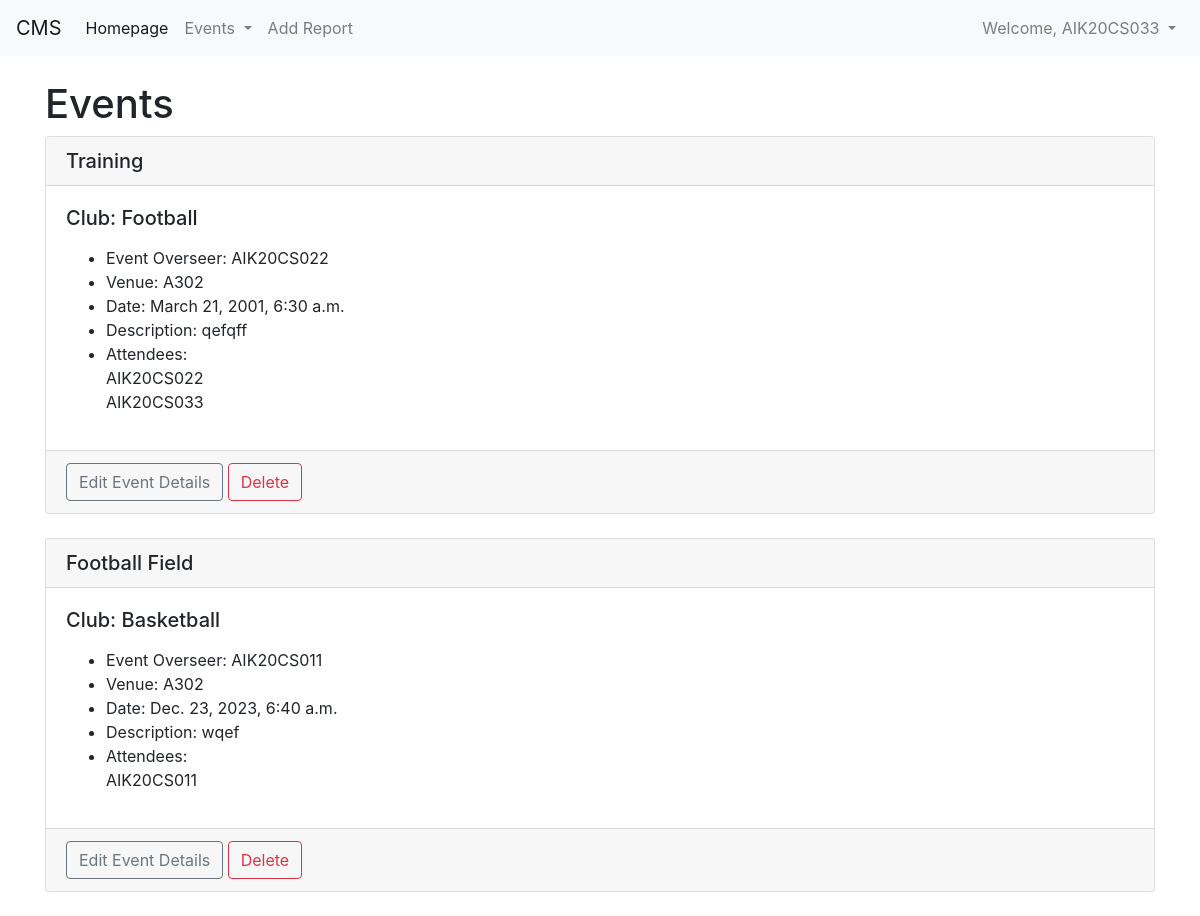
The app's page /events (signed in) with its own data.
### App2/models.py (models this page shows)
class BaseModel(models.Model):
    objects=models.Manager()
    class Meta:
        abstract = True

class Event(BaseModel):
    name = models.CharField('Event Name', max_length=120)
    overseer = models.ForeignKey(User, default='', blank=True, null=False, on_delete=models.CASCADE, related_name='Overseer')
    event_club = models.ForeignKey(Club, default='', blank=True, null=False, on_delete=models.CASCADE)
    event_date = models.DateTimeField('Event Date')
    venue = models.ForeignKey(Venue, blank=True, null=True, on_delete=models.CASCADE)
    description = models.TextField(blank=True)
    attendees = models.ManyToManyField(User, blank=True, related_name='Attendees')
    def __str__(self):
        return self.name

class Club(models.Model):
    name = models.CharField('Club Name', max_length=50)
    def __str__(self):
        return self.name

class Venue(models.Model):
    name = models.CharField('Venue Name', max_length=120)
    address = models.CharField('Address', max_length=320)
    phone = models.CharField('Contact Number', max_length=120)
    def __str__(self):
        return self.name

### App2/views.py (the view)
# urls.py: path("events", views.events, name="events" ),
def events(request):
	event1 = Event.objects.all().order_by('event_date')
	return render(request, 'App2/events.html', {'event1': event1})

### App2/templates/App2/events.html (shortened to what this page needs)
<!DOCTYPE html>
<html lang="en">
<head>
</head>
<body>
{% extends "App2/header.html" %}
{% block content %}
    {% if user.is_authenticated %}
        {% if user.is_superuser %}
            <h1>Events</h1>
                {% for event in event1 %}
                    <div class="card">
                        <h5 class="card-header">
                            {{ event }}
                        </h5>
                        <div class="card-body">
                            <h5 class="card-title">Club: {{ event.event_club }}</h5>
                            <p class="card-text">
                                <ul>
                                    <li>Event Overseer: {{ event.overseer }}</li>
                                    <li>Venue: {{ event.venue }}</li>
                                    <li>Date: {{ event.event_date }}</li>
                                    <li>Description: {{ event.description }}</li>
                                    <li>Attendees:<br/>
                                        {% for user in event.attendees.all %}
                                        {{ user }}<br/>
                                    </li>
                                    {% endfor %}
                                </ul>
                            </p>
                        </div>
                        <div class="card-footer text-muted">
                            <a href="/updateevents/{{ event.id }}" class="btn btn-outline-secondary">Edit Event Details</a>
                            <a href="/deleteevent/{{ event.id }}" class="btn btn-outline-danger">Delete</a>
                        </div>
                    </div>
                    <br/>
                    {% endfor %}
        {% else %}
            <h1>Events</h1>
                {% for event in event1 %}
                    <div class="card">
                        <h5 class="card-header">
                            {{ event }}
                        </h5>
                        <div class="card-body">
                            <h5 class="card-title">Club: {{ event.event_club }}</h5>
                            <p class="card-text">
                                <ul>
                                    <li>Event Overseer: {{ event.overseer }}</li>
                                    <li>Venue: {{ event.venue }}</li>
                                    <li>Date: {{ event.event_date }}</li>
                                    <li>Description: {{ event.description }}</li>
                                    <li>Attendees:<br/>
                                        {% for user in event.attendees.all %}
                                        {{ user }}<br/>
                                    </li>
                                    {% endfor %}
                                </ul>
                            </p>
                        </div>
                        <div class="card-footer text-muted">
                            <a href="/updateevents/{{ event.id }}" class="btn btn-outline-secondary">Edit Event Details</a>
                            <a href="/deleteevent/{{ event.id }}" class="btn btn-outline-danger">Delete</a>
                        </div>
                    </div>
                <br/>
        {% endfor %}
    {% endif %}
    {% else %}
        <h1>Sorry! You must be logged in to view club events.</h1>
        <br/>
        <p>Please <a href="/login">login</a> to access this page.</p>
        </form>
    {% endif %}
{% endblock %}

### App2/templates/App2/includes/navbar.html (shortened to what this page needs)
<!DOCTYPE html>
<html lang="en">
<head>
</head>
<body>
{% if user.is_authenticated %}
    {% if user.is_superuser %}
        <nav class="navbar navbar-expand-lg navbar-light bg-light">
          <a class="navbar-brand" href="/">CMS</a>
          <button class="navbar-toggler" type="button" data-toggle="collapse" data-target="#navbarSupportedContent1" aria-controls="navbarSupportedContent1" aria-expanded="false" aria-label="Toggle navigation">
            <span class="navbar-toggler-icon"></span>
          </button>
          <div class="collapse navbar-collapse" id="navbarSupportedContent1">
            <ul class="navbar-nav mr-auto">
              <li class="nav-item active">
                <a class="nav-link" href="/clubhomepage">Homepage<span class="sr-only">(current)</span></a>
              </li>
              <li class="nav-item dropdown">
                <a class="nav-link dropdown-toggle" href="#" id="navbarDropdown1" role="button" data-toggle="dropdown" aria-haspopup="true" aria-expanded="false">
                  Venues
                </a>
                <div class="dropdown-menu" aria-labelledby="navbarDropdown1">
                  <a class="dropdown-item" href="/venues">Venues</a>
                  <a class="dropdown-item" href="/addvenue">Add Venue</a>
                </div>
              </li>
              <li class="nav-item dropdown">
                <a class="nav-link dropdown-toggle" href="#" id="navbarDropdown2" role="button" data-toggle="dropdown" aria-haspopup="true" aria-expanded="false">
                  Events
                </a>
                <div class="dropdown-menu" aria-labelledby="navbarDropdown2">
                  <a class="dropdown-item" href="/events">Events</a>
                  <a class="dropdown-item" href="/addevent">Add Events</a>
                </div>
              </li>
              <li class="nav-item dropdown">
                <a class="nav-link dropdown-toggle" href="#" id="navbarDropdown3" role="button" data-toggle="dropdown" aria-haspopup="true" aria-expanded="false">
                  Reports
                </a>
                <div class="dropdown-menu" aria-labelledby="navbarDropdown3">
                  <a class="dropdown-item" href="/reports">Archive</a>
                  <a class="dropdown-item" href="/addreport">Add Reports</a>
                </div>
              </li>
            </ul>
            <ul class="navbar-nav">
                {% if user.is_authenticated %}
                <li class="nav-item dropdown">
                <a class="nav-link dropdown-toggle" href="#" id="navbarDropdown4" role="button" data-toggle="dropdown" aria-haspopup="true" aria-expanded="false">
                    Welcome, {{user.username}}
                </a>
                <div class="dropdown-menu" aria-labelledby="navbarDropdown4">
                  <a class="dropdown-item" href="/edituser">Edit Profile</a>
                  <a class="dropdown-item" href="/logout">Logout</a>
                </div>
              </li>
                {% else %}
                <li class="nav-item">
                    <a class="nav-link" href="/login">Login</a>
                </li>
                {% endif %}
            </ul>
          </div>
        </nav>
    {% else %}
        <nav class="navbar navbar-expand-lg navbar-light bg-light">
            <a class="navbar-brand" href="/">CMS</a>
        <div class="collapse navbar-collapse" id="navbarSupportedContent8">
            <ul class="navbar-nav mr-auto">
                <li class="nav-item active">
                  <a class="nav-link" href="/clubhomepage">Homepage<span class="sr-only">(current)</span></a>
                </li>
                <li class="nav-item dropdown">
                <a class="nav-link dropdown-toggle" href="#" id="navbarDropdown8" role="button" data-toggle="dropdown" aria-haspopup="true" aria-expanded="false">
                  Events
                </a>
              </li>
              <li class="nav-item">
                <a class="nav-link" href="/addreport">Add Report</a>
              </li>
            </ul>
            <ul class="navbar-nav">
                {% if user.is_authenticated %}
                    <li class="nav-item dropdown">
                        <a class="nav-link dropdown-toggle" href="#" id="navbarDropdown5" role="button" data-toggle="dropdown" aria-haspopup="true" aria-expanded="false">
                            Welcome, {{user.username}}
                        </a>
                    </li>
                {% else %}
                    <li class="nav-item">
                        <a class="nav-link" href="/login">Login</a>
                    </li>
                {% endif %}
            </ul>
        </div>
    </nav>
    {% endif %}
{% endif %}
</body>
</html>

### records on screen
Event: name "Training", event_club "Football", overseer "AIK20CS022", venue "A302", event_date "March 21, 2001, 6:30 a.m.", description "qefqff"
Event: name "Football Field", event_club "Basketball", overseer "AIK20CS011", venue "A302", event_date "Dec. 23, 2023, 6:40 a.m.", description "wqef"

### other values on screen
{{ user.username }} "AIK20CS033"
{{ user }} "AIK20CS022"
{{ user }} "AIK20CS033"
{{ user }} "AIK20CS011"
